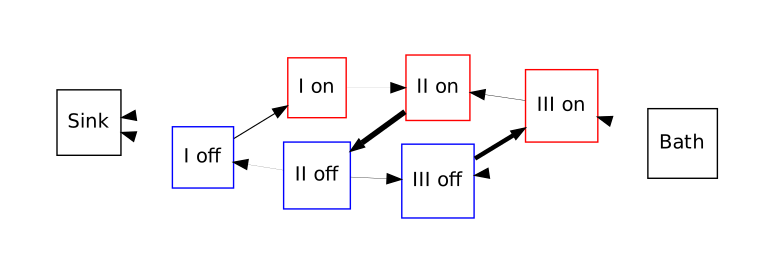

The Python source for this figure:
import numpy as np
import os
import pygraphviz as pgv

Rflows = {}
Sflows = {}
r, s = 0, 0

for i in range(3):
    Rflows[`i`] = np.loadtxt('data/Rflows0'+`i+1`+'.tsv')
    Sflows[`i`] = np.loadtxt('data/Sflows0'+`i+1`+'.tsv')
N_datasets = 0

for i in range(3):
    
    jr = Rflows[`i`]
    js = Sflows[`i`]

    print jr[0]
    print js[0,:]
    print js[1,:]
    print -jr[0] - js[0,0] + js[0,1]

    RJmax = np.amax(Rflows[`i`])
    SJmax = np.amax(Sflows[`i`])
    Jmax = max( RJmax, SJmax)/8.
    jr = Rflows[`i`]/Jmax
    js = Sflows[`i`]/Jmax

    chart = pgv.AGraph(directed=True, rankdir='RL')

    chart.node_attr['shape']='square'
    chart.node_attr['fixedsize']='true'
    chart.node_attr['width']='0.8'

    chart.add_node('III on', color='blue')
    chart.add_node('II on', color='blue')
    chart.add_node('I on', color='blue')
    chart.add_node('III off',color='red')
    chart.add_node('II off',color='red')
    chart.add_node('I off',color='red')
    chart.add_node('Sink')
    chart.add_node('Bath')
    chart.add_node('BIi1')
    chart.add_node('BIi0')
    chart.add_node('BIo1')
    chart.add_node('BIo0')
    chart.add_node('BIIi1')
    chart.add_node('BIIi0')
    chart.add_node('BIIo1')
    chart.add_node('BIIo0')

    I=chart.add_subgraph(['I on','I off'])
    I.graph_attr['rank']='same'
    II=chart.add_subgraph(['II on','II off'])
    II.graph_attr['rank']='same'
    III=chart.add_subgraph(['III on','III off'])
    III.graph_attr['rank']='same'


    if js[0,1]>0:
        chart.add_edge('I on', 'Sink', penwidth=js[0,1])
    if js[0,1]<0:
        chart.add_edge('I on', 'Sink', penwidth=-js[0,1], dir="back")
    if js[0,0]>0:
        chart.add_edge('I off', 'Sink', penwidth=js[0,0])
    if js[0,0]<0:
        chart.add_edge('I off', 'Sink', penwidth=-js[0,0], dir="back")
    if js[1,1]>0:
        chart.add_edge('II on', 'I on', penwidth=js[1,1])
    if js[1,1]<0:
        chart.add_edge('II on', 'I on', penwidth=-js[1,1], dir="back")
    if js[1,0]>0:
        chart.add_edge('II off', 'I off', penwidth=js[1,0])
    if js[1,0]<0:
        chart.add_edge('II off', 'I off', penwidth=-js[1,0], dir="back")
    if js[2,1]>0:
        chart.add_edge('III on', 'II on', penwidth=js[2,1])
    if js[2,1]<0:
        chart.add_edge('III on', 'II on', penwidth=-js[2,1], dir="back")
    if js[2,0]>0:
        chart.add_edge('III off', 'II off', penwidth=js[2,0])
    if js[2,0]<0:
        chart.add_edge('III off', 'II off', penwidth=-js[2,0], dir="back")
    if js[3,1]>0:
        chart.add_edge('Bath', 'III on', penwidth=js[3,1])
    if js[3,1]<0:
        chart.add_edge('Bath', 'III on', penwidth=-js[3,1], dir="back")
    if js[3,0]>0:
        chart.add_edge('Bath', 'III off', penwidth=js[3,0])
    if js[3,0]<0:
        chart.add_edge('Bath', 'III off', penwidth=-js[3,0], dir="back")

    if jr[0]>0:
        chart.add_edge('I off', 'I on', penwidth=jr[0])
    if jr[0]<0:
        chart.add_edge('I off', 'I on', penwidth=-jr[0], dir="back")
    if jr[1]>0:
        chart.add_edge('II off', 'II on', penwidth=jr[1])
    if jr[1]<0:
        chart.add_edge('II off', 'II on', penwidth=-jr[1], dir="back")
    if jr[2]>0:
        chart.add_edge('III off', 'III on', penwidth=jr[2])
    if jr[2]<0:
        chart.add_edge('III off', 'III on', penwidth=-jr[2], dir="back")

    chart.layout(prog='dot')
    #chart.layout()
    chart.draw('flowchart'+`i`+'.pdf')
